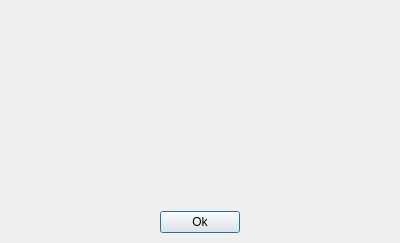
<?xml version="1.0" encoding="UTF-8"?>
<ui version="4.0">
 <class>m_Window</class>
 <widget class="QFrame" name="m_Window">
  <property name="geometry">
   <rect>
    <x>0</x>
    <y>0</y>
    <width>400</width>
    <height>243</height>
   </rect>
  </property>
  <property name="minimumSize">
   <size>
    <width>400</width>
    <height>0</height>
   </size>
  </property>
  <property name="focusPolicy">
   <enum>Qt::TabFocus</enum>
  </property>
  <layout class="QVBoxLayout" name="verticalLayout">
   <property name="spacing">
    <number>16</number>
   </property>
   <property name="leftMargin">
    <number>6</number>
   </property>
   <property name="topMargin">
    <number>4</number>
   </property>
   <property name="rightMargin">
    <number>6</number>
   </property>
   <property name="bottomMargin">
    <number>10</number>
   </property>
   <item>
    <widget class="COsdSelectTree" name="m_Tree">
     <property name="focusPolicy">
      <enum>Qt::WheelFocus</enum>
     </property>
     <property name="autoFillBackground">
      <bool>false</bool>
     </property>
     <property name="styleSheet">
      <string notr="true">#m_Tree {background-color: transparent;}
/*INCLUDE_UI_scrollbar.qss*/</string>
     </property>
     <property name="frameShape">
      <enum>QFrame::NoFrame</enum>
     </property>
     <property name="editTriggers">
      <set>QAbstractItemView::NoEditTriggers</set>
     </property>
     <property name="showDropIndicator" stdset="0">
      <bool>false</bool>
     </property>
     <property name="verticalScrollMode">
      <enum>QAbstractItemView::ScrollPerPixel</enum>
     </property>
     <property name="indentation">
      <number>2</number>
     </property>
     <property name="uniformRowHeights">
      <bool>true</bool>
     </property>
     <property name="animated">
      <bool>true</bool>
     </property>
     <property name="columnCount">
      <number>1</number>
     </property>
     <property name="sliderInfo" stdset="0">
      <string notr="true">color1=&quot;0x5010F010&quot; color2=&quot;0&quot; type=&quot;0&quot; roundcorner=&quot;0&quot; borderwidth=&quot;0&quot; bordercolor=&quot;0&quot;</string>
     </property>
     <property name="borderInfo" stdset="0">
      <string notr="true">borderwidth=&quot;0&quot; roundcorner=&quot;0&quot; bordercolor=&quot;0x9010B010&quot; </string>
     </property>
     <property name="imageParams" stdset="0">
      <string notr="true">checked=&quot;img/select/check.png&quot; empty=&quot;img/select/empty.png&quot; </string>
     </property>
     <property name="cursorInfo" stdset="0">
      <stringlist notr="true">
       <string>id=&quot;focus&quot;  marginBottom=&quot;1&quot; marginTop=&quot;1&quot; type=&quot;0&quot; color1=&quot;0x7080A0FF&quot; roundcorner=&quot;0&quot; bordercolor=&quot;0xFF000000&quot; borderWidth=&quot;0&quot;</string>
       <string>id=&quot;hover&quot; marginBottom=&quot;1&quot; marginTop=&quot;1&quot; type=&quot;0&quot; color1=&quot;0x3080A0FF&quot; roundcorner=&quot;0&quot; bordercolor=&quot;0xFF000000&quot; borderWidth=&quot;0&quot;</string>
      </stringlist>
     </property>
     <attribute name="headerVisible">
      <bool>false</bool>
     </attribute>
     <column>
      <property name="text">
       <string notr="true">1</string>
      </property>
     </column>
    </widget>
   </item>
   <item alignment="Qt::AlignHCenter">
    <widget class="QPushButton" name="m_OkButton">
     <property name="sizePolicy">
      <sizepolicy hsizetype="Preferred" vsizetype="Fixed">
       <horstretch>0</horstretch>
       <verstretch>0</verstretch>
      </sizepolicy>
     </property>
     <property name="maximumSize">
      <size>
       <width>160</width>
       <height>16777215</height>
      </size>
     </property>
     <property name="focusPolicy">
      <enum>Qt::TabFocus</enum>
     </property>
     <property name="styleSheet">
      <string notr="true">/*INCLUDE_UI_defaultbutton.qss*/</string>
     </property>
     <property name="text">
      <string>Ok</string>
     </property>
     <property name="default">
      <bool>true</bool>
     </property>
    </widget>
   </item>
  </layout>
 </widget>
 <customwidgets>
  <customwidget>
   <class>COsdSelectTree</class>
   <extends>QTreeWidget</extends>
   <header>OsdSelectTree.h</header>
  </customwidget>
 </customwidgets>
 <resources/>
 <connections/>
</ui>
